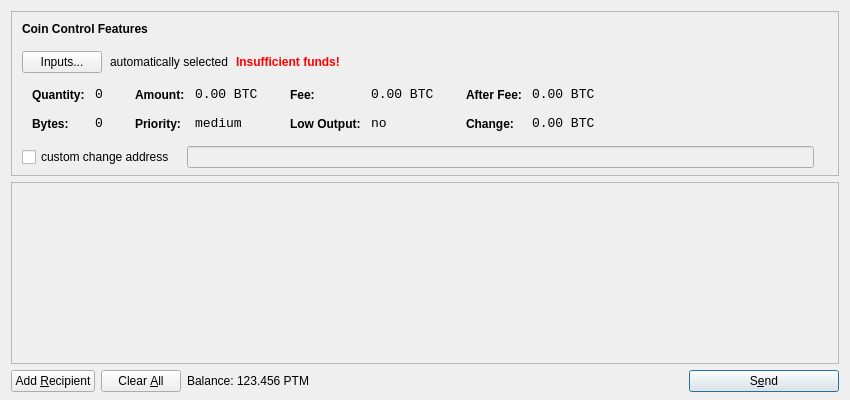
<?xml version="1.0" encoding="UTF-8"?>
<ui version="4.0">
 <class>SendCoinsDialog</class>
 <widget class="QDialog" name="SendCoinsDialog">
  <property name="geometry">
   <rect>
    <x>0</x>
    <y>0</y>
    <width>850</width>
    <height>400</height>
   </rect>
  </property>
  <property name="windowTitle">
   <string>Send Coins</string>
  </property>
  <layout class="QVBoxLayout" name="verticalLayout" stretch="0,1,0">
   <property name="bottomMargin">
    <number>8</number>
   </property>
   <item>
    <widget class="QFrame" name="frameCoinControl">
     <property name="sizePolicy">
      <sizepolicy hsizetype="Expanding" vsizetype="Expanding">
       <horstretch>0</horstretch>
       <verstretch>0</verstretch>
      </sizepolicy>
     </property>
     <property name="maximumSize">
      <size>
       <width>16777215</width>
       <height>16777215</height>
      </size>
     </property>
     <property name="frameShape">
      <enum>QFrame::StyledPanel</enum>
     </property>
     <property name="frameShadow">
      <enum>QFrame::Sunken</enum>
     </property>
     <layout class="QVBoxLayout" name="verticalLayoutCoinControl2">
      <property name="spacing">
       <number>-1</number>
      </property>
      <property name="leftMargin">
       <number>0</number>
      </property>
      <property name="topMargin">
       <number>0</number>
      </property>
      <property name="rightMargin">
       <number>0</number>
      </property>
      <property name="bottomMargin">
       <number>6</number>
      </property>
      <item>
       <layout class="QVBoxLayout" name="verticalLayoutCoinControl" stretch="0,0,0,0,1">
        <property name="spacing">
         <number>0</number>
        </property>
        <property name="leftMargin">
         <number>10</number>
        </property>
        <property name="topMargin">
         <number>10</number>
        </property>
        <item>
         <layout class="QHBoxLayout" name="horizontalLayoutCoinControl1">
          <property name="bottomMargin">
           <number>15</number>
          </property>
          <item>
           <widget class="QLabel" name="labelCoinControlFeatures">
            <property name="sizePolicy">
             <sizepolicy hsizetype="Preferred" vsizetype="Maximum">
              <horstretch>0</horstretch>
              <verstretch>0</verstretch>
             </sizepolicy>
            </property>
            <property name="font">
             <font>
              <weight>75</weight>
              <bold>true</bold>
             </font>
            </property>
            <property name="styleSheet">
             <string notr="true">font-weight:bold;</string>
            </property>
            <property name="text">
             <string>Coin Control Features</string>
            </property>
           </widget>
          </item>
         </layout>
        </item>
        <item>
         <layout class="QHBoxLayout" name="horizontalLayoutCoinControl2" stretch="0,0,0,0">
          <property name="spacing">
           <number>8</number>
          </property>
          <property name="bottomMargin">
           <number>10</number>
          </property>
          <item>
           <widget class="QPushButton" name="pushButtonCoinControl">
            <property name="styleSheet">
             <string notr="true"/>
            </property>
            <property name="text">
             <string>Inputs...</string>
            </property>
           </widget>
          </item>
          <item>
           <widget class="QLabel" name="labelCoinControlAutomaticallySelected">
            <property name="text">
             <string>automatically selected</string>
            </property>
            <property name="margin">
             <number>5</number>
            </property>
           </widget>
          </item>
          <item>
           <widget class="QLabel" name="labelCoinControlInsuffFunds">
            <property name="font">
             <font>
              <weight>75</weight>
              <bold>true</bold>
             </font>
            </property>
            <property name="styleSheet">
             <string notr="true">color:red;font-weight:bold;</string>
            </property>
            <property name="text">
             <string>Insufficient funds!</string>
            </property>
            <property name="margin">
             <number>5</number>
            </property>
           </widget>
          </item>
          <item>
           <spacer name="horizontalSpacerCoinControl">
            <property name="orientation">
             <enum>Qt::Horizontal</enum>
            </property>
            <property name="sizeHint" stdset="0">
             <size>
              <width>40</width>
              <height>1</height>
             </size>
            </property>
           </spacer>
          </item>
         </layout>
        </item>
        <item>
         <widget class="QWidget" name="widgetCoinControl" native="true">
          <property name="sizePolicy">
           <sizepolicy hsizetype="Preferred" vsizetype="Preferred">
            <horstretch>0</horstretch>
            <verstretch>0</verstretch>
           </sizepolicy>
          </property>
          <property name="minimumSize">
           <size>
            <width>0</width>
            <height>0</height>
           </size>
          </property>
          <property name="styleSheet">
           <string notr="true"/>
          </property>
          <layout class="QHBoxLayout" name="horizontalLayoutCoinControl5">
           <property name="margin">
            <number>0</number>
           </property>
           <item>
            <layout class="QHBoxLayout" name="horizontalLayoutCoinControl3" stretch="0,0,0,1">
             <property name="spacing">
              <number>20</number>
             </property>
             <property name="topMargin">
              <number>0</number>
             </property>
             <property name="bottomMargin">
              <number>10</number>
             </property>
             <item>
              <layout class="QFormLayout" name="formLayoutCoinControl1">
               <property name="horizontalSpacing">
                <number>10</number>
               </property>
               <property name="verticalSpacing">
                <number>14</number>
               </property>
               <property name="leftMargin">
                <number>10</number>
               </property>
               <property name="topMargin">
                <number>4</number>
               </property>
               <property name="rightMargin">
                <number>6</number>
               </property>
               <item row="0" column="0">
                <widget class="QLabel" name="labelCoinControlQuantityText">
                 <property name="styleSheet">
                  <string notr="true">font-weight:bold;</string>
                 </property>
                 <property name="text">
                  <string>Quantity:</string>
                 </property>
                 <property name="margin">
                  <number>0</number>
                 </property>
                </widget>
               </item>
               <item row="0" column="1">
                <widget class="QLabel" name="labelCoinControlQuantity">
                 <property name="font">
                  <font>
                   <family>Monospace</family>
                   <pointsize>10</pointsize>
                  </font>
                 </property>
                 <property name="cursor">
                  <cursorShape>IBeamCursor</cursorShape>
                 </property>
                 <property name="contextMenuPolicy">
                  <enum>Qt::ActionsContextMenu</enum>
                 </property>
                 <property name="text">
                  <string notr="true">0</string>
                 </property>
                 <property name="margin">
                  <number>0</number>
                 </property>
                 <property name="textInteractionFlags">
                  <set>Qt::LinksAccessibleByMouse|Qt::TextSelectableByKeyboard|Qt::TextSelectableByMouse</set>
                 </property>
                </widget>
               </item>
               <item row="1" column="0">
                <widget class="QLabel" name="labelCoinControlBytesText">
                 <property name="styleSheet">
                  <string notr="true">font-weight:bold;</string>
                 </property>
                 <property name="text">
                  <string>Bytes:</string>
                 </property>
                </widget>
               </item>
               <item row="1" column="1">
                <widget class="QLabel" name="labelCoinControlBytes">
                 <property name="font">
                  <font>
                   <family>Monospace</family>
                   <pointsize>10</pointsize>
                  </font>
                 </property>
                 <property name="cursor">
                  <cursorShape>IBeamCursor</cursorShape>
                 </property>
                 <property name="contextMenuPolicy">
                  <enum>Qt::ActionsContextMenu</enum>
                 </property>
                 <property name="text">
                  <string notr="true">0</string>
                 </property>
                 <property name="textInteractionFlags">
                  <set>Qt::LinksAccessibleByMouse|Qt::TextSelectableByKeyboard|Qt::TextSelectableByMouse</set>
                 </property>
                </widget>
               </item>
              </layout>
             </item>
             <item>
              <layout class="QFormLayout" name="formLayoutCoinControl2">
               <property name="horizontalSpacing">
                <number>10</number>
               </property>
               <property name="verticalSpacing">
                <number>14</number>
               </property>
               <property name="leftMargin">
                <number>6</number>
               </property>
               <property name="topMargin">
                <number>4</number>
               </property>
               <property name="rightMargin">
                <number>6</number>
               </property>
               <item row="0" column="0">
                <widget class="QLabel" name="labelCoinControlAmountText">
                 <property name="styleSheet">
                  <string notr="true">font-weight:bold;</string>
                 </property>
                 <property name="text">
                  <string>Amount:</string>
                 </property>
                 <property name="margin">
                  <number>0</number>
                 </property>
                </widget>
               </item>
               <item row="0" column="1">
                <widget class="QLabel" name="labelCoinControlAmount">
                 <property name="font">
                  <font>
                   <family>Monospace</family>
                   <pointsize>10</pointsize>
                  </font>
                 </property>
                 <property name="cursor">
                  <cursorShape>IBeamCursor</cursorShape>
                 </property>
                 <property name="contextMenuPolicy">
                  <enum>Qt::ActionsContextMenu</enum>
                 </property>
                 <property name="text">
                  <string notr="true">0.00 BTC</string>
                 </property>
                 <property name="textInteractionFlags">
                  <set>Qt::LinksAccessibleByMouse|Qt::TextSelectableByKeyboard|Qt::TextSelectableByMouse</set>
                 </property>
                </widget>
               </item>
               <item row="1" column="0">
                <widget class="QLabel" name="labelCoinControlPriorityText">
                 <property name="styleSheet">
                  <string notr="true">font-weight:bold;</string>
                 </property>
                 <property name="text">
                  <string>Priority:</string>
                 </property>
                </widget>
               </item>
               <item row="1" column="1">
                <widget class="QLabel" name="labelCoinControlPriority">
                 <property name="font">
                  <font>
                   <family>Monospace</family>
                   <pointsize>10</pointsize>
                  </font>
                 </property>
                 <property name="cursor">
                  <cursorShape>IBeamCursor</cursorShape>
                 </property>
                 <property name="contextMenuPolicy">
                  <enum>Qt::ActionsContextMenu</enum>
                 </property>
                 <property name="text">
                  <string>medium</string>
                 </property>
                 <property name="textInteractionFlags">
                  <set>Qt::LinksAccessibleByMouse|Qt::TextSelectableByKeyboard|Qt::TextSelectableByMouse</set>
                 </property>
                </widget>
               </item>
              </layout>
             </item>
             <item>
              <layout class="QFormLayout" name="formLayoutCoinControl3">
               <property name="horizontalSpacing">
                <number>10</number>
               </property>
               <property name="verticalSpacing">
                <number>14</number>
               </property>
               <property name="leftMargin">
                <number>6</number>
               </property>
               <property name="topMargin">
                <number>4</number>
               </property>
               <property name="rightMargin">
                <number>6</number>
               </property>
               <item row="0" column="0">
                <widget class="QLabel" name="labelCoinControlFeeText">
                 <property name="styleSheet">
                  <string notr="true">font-weight:bold;</string>
                 </property>
                 <property name="text">
                  <string>Fee:</string>
                 </property>
                 <property name="margin">
                  <number>0</number>
                 </property>
                </widget>
               </item>
               <item row="0" column="1">
                <widget class="QLabel" name="labelCoinControlFee">
                 <property name="font">
                  <font>
                   <family>Monospace</family>
                   <pointsize>10</pointsize>
                  </font>
                 </property>
                 <property name="cursor">
                  <cursorShape>IBeamCursor</cursorShape>
                 </property>
                 <property name="contextMenuPolicy">
                  <enum>Qt::ActionsContextMenu</enum>
                 </property>
                 <property name="text">
                  <string notr="true">0.00 BTC</string>
                 </property>
                 <property name="textInteractionFlags">
                  <set>Qt::LinksAccessibleByMouse|Qt::TextSelectableByKeyboard|Qt::TextSelectableByMouse</set>
                 </property>
                </widget>
               </item>
               <item row="1" column="0">
                <widget class="QLabel" name="labelCoinControlLowOutputText">
                 <property name="styleSheet">
                  <string notr="true">font-weight:bold;</string>
                 </property>
                 <property name="text">
                  <string>Low Output:</string>
                 </property>
                </widget>
               </item>
               <item row="1" column="1">
                <widget class="QLabel" name="labelCoinControlLowOutput">
                 <property name="font">
                  <font>
                   <family>Monospace</family>
                   <pointsize>10</pointsize>
                  </font>
                 </property>
                 <property name="cursor">
                  <cursorShape>IBeamCursor</cursorShape>
                 </property>
                 <property name="contextMenuPolicy">
                  <enum>Qt::ActionsContextMenu</enum>
                 </property>
                 <property name="text">
                  <string>no</string>
                 </property>
                 <property name="textInteractionFlags">
                  <set>Qt::LinksAccessibleByMouse|Qt::TextSelectableByKeyboard|Qt::TextSelectableByMouse</set>
                 </property>
                </widget>
               </item>
              </layout>
             </item>
             <item>
              <layout class="QFormLayout" name="formLayoutCoinControl4">
               <property name="horizontalSpacing">
                <number>10</number>
               </property>
               <property name="verticalSpacing">
                <number>14</number>
               </property>
               <property name="leftMargin">
                <number>6</number>
               </property>
               <property name="topMargin">
                <number>4</number>
               </property>
               <property name="rightMargin">
                <number>6</number>
               </property>
               <item row="0" column="0">
                <widget class="QLabel" name="labelCoinControlAfterFeeText">
                 <property name="styleSheet">
                  <string notr="true">font-weight:bold;</string>
                 </property>
                 <property name="text">
                  <string>After Fee:</string>
                 </property>
                 <property name="margin">
                  <number>0</number>
                 </property>
                </widget>
               </item>
               <item row="0" column="1">
                <widget class="QLabel" name="labelCoinControlAfterFee">
                 <property name="font">
                  <font>
                   <family>Monospace</family>
                   <pointsize>10</pointsize>
                  </font>
                 </property>
                 <property name="cursor">
                  <cursorShape>IBeamCursor</cursorShape>
                 </property>
                 <property name="contextMenuPolicy">
                  <enum>Qt::ActionsContextMenu</enum>
                 </property>
                 <property name="text">
                  <string notr="true">0.00 BTC</string>
                 </property>
                 <property name="textInteractionFlags">
                  <set>Qt::LinksAccessibleByMouse|Qt::TextSelectableByKeyboard|Qt::TextSelectableByMouse</set>
                 </property>
                </widget>
               </item>
               <item row="1" column="0">
                <widget class="QLabel" name="labelCoinControlChangeText">
                 <property name="styleSheet">
                  <string notr="true">font-weight:bold;</string>
                 </property>
                 <property name="text">
                  <string>Change:</string>
                 </property>
                </widget>
               </item>
               <item row="1" column="1">
                <widget class="QLabel" name="labelCoinControlChange">
                 <property name="font">
                  <font>
                   <family>Monospace</family>
                   <pointsize>10</pointsize>
                  </font>
                 </property>
                 <property name="cursor">
                  <cursorShape>IBeamCursor</cursorShape>
                 </property>
                 <property name="contextMenuPolicy">
                  <enum>Qt::ActionsContextMenu</enum>
                 </property>
                 <property name="text">
                  <string notr="true">0.00 BTC</string>
                 </property>
                 <property name="textInteractionFlags">
                  <set>Qt::LinksAccessibleByMouse|Qt::TextSelectableByKeyboard|Qt::TextSelectableByMouse</set>
                 </property>
                </widget>
               </item>
              </layout>
             </item>
            </layout>
           </item>
          </layout>
         </widget>
        </item>
        <item>
         <layout class="QHBoxLayout" name="horizontalLayoutCoinControl4" stretch="0,0,0">
          <property name="spacing">
           <number>12</number>
          </property>
          <property name="sizeConstraint">
           <enum>QLayout::SetDefaultConstraint</enum>
          </property>
          <property name="topMargin">
           <number>5</number>
          </property>
          <property name="rightMargin">
           <number>5</number>
          </property>
          <item>
           <widget class="QCheckBox" name="checkBoxCoinControlChange">
            <property name="text">
             <string>custom change address</string>
            </property>
           </widget>
          </item>
          <item>
           <widget class="QLineEdit" name="lineEditCoinControlChange">
            <property name="enabled">
             <bool>false</bool>
            </property>
            <property name="sizePolicy">
             <sizepolicy hsizetype="Expanding" vsizetype="Fixed">
              <horstretch>0</horstretch>
              <verstretch>0</verstretch>
             </sizepolicy>
            </property>
           </widget>
          </item>
          <item>
           <widget class="QLabel" name="labelCoinControlChangeLabel">
            <property name="sizePolicy">
             <sizepolicy hsizetype="Preferred" vsizetype="Expanding">
              <horstretch>0</horstretch>
              <verstretch>0</verstretch>
             </sizepolicy>
            </property>
            <property name="minimumSize">
             <size>
              <width>0</width>
              <height>0</height>
             </size>
            </property>
            <property name="text">
             <string/>
            </property>
            <property name="margin">
             <number>3</number>
            </property>
           </widget>
          </item>
         </layout>
        </item>
        <item>
         <spacer name="verticalSpacerCoinControl">
          <property name="orientation">
           <enum>Qt::Vertical</enum>
          </property>
          <property name="sizeHint" stdset="0">
           <size>
            <width>800</width>
            <height>1</height>
           </size>
          </property>
         </spacer>
        </item>
       </layout>
      </item>
     </layout>
    </widget>
   </item>
   <item>
    <widget class="QScrollArea" name="scrollArea">
     <property name="widgetResizable">
      <bool>true</bool>
     </property>
     <widget class="QWidget" name="scrollAreaWidgetContents">
      <property name="geometry">
       <rect>
        <x>0</x>
        <y>0</y>
        <width>830</width>
        <height>165</height>
       </rect>
      </property>
      <layout class="QVBoxLayout" name="verticalLayout_2">
       <property name="margin">
        <number>0</number>
       </property>
       <item>
        <layout class="QVBoxLayout" name="entries">
         <property name="spacing">
          <number>6</number>
         </property>
        </layout>
       </item>
       <item>
        <spacer name="verticalSpacer">
         <property name="orientation">
          <enum>Qt::Vertical</enum>
         </property>
         <property name="sizeHint" stdset="0">
          <size>
           <width>20</width>
           <height>40</height>
          </size>
         </property>
        </spacer>
       </item>
      </layout>
     </widget>
    </widget>
   </item>
   <item>
    <layout class="QHBoxLayout" name="horizontalLayout">
     <item>
      <widget class="QPushButton" name="addButton">
       <property name="toolTip">
        <string>Send to multiple recipients at once</string>
       </property>
       <property name="text">
        <string>Add &amp;Recipient</string>
       </property>
       <property name="icon">
        <iconset resource="../bitcoin.qrc">
         <normaloff>:/icons/add</normaloff>:/icons/add</iconset>
       </property>
       <property name="autoDefault">
        <bool>false</bool>
       </property>
      </widget>
     </item>
     <item>
      <widget class="QPushButton" name="clearButton">
       <property name="sizePolicy">
        <sizepolicy hsizetype="Minimum" vsizetype="Fixed">
         <horstretch>0</horstretch>
         <verstretch>0</verstretch>
        </sizepolicy>
       </property>
       <property name="toolTip">
        <string>Remove all transaction fields</string>
       </property>
       <property name="text">
        <string>Clear &amp;All</string>
       </property>
       <property name="icon">
        <iconset resource="../bitcoin.qrc">
         <normaloff>:/icons/remove</normaloff>:/icons/remove</iconset>
       </property>
       <property name="autoRepeatDelay">
        <number>300</number>
       </property>
       <property name="autoDefault">
        <bool>false</bool>
       </property>
      </widget>
     </item>
     <item>
      <layout class="QHBoxLayout" name="horizontalLayout_2">
       <property name="spacing">
        <number>3</number>
       </property>
       <item>
        <widget class="QLabel" name="label">
         <property name="text">
          <string>Balance:</string>
         </property>
        </widget>
       </item>
       <item>
        <widget class="QLabel" name="labelBalance">
         <property name="cursor">
          <cursorShape>IBeamCursor</cursorShape>
         </property>
         <property name="text">
          <string>123.456 PTM</string>
         </property>
         <property name="textInteractionFlags">
          <set>Qt::LinksAccessibleByMouse|Qt::TextSelectableByKeyboard|Qt::TextSelectableByMouse</set>
         </property>
        </widget>
       </item>
      </layout>
     </item>
     <item>
      <spacer name="horizontalSpacer">
       <property name="orientation">
        <enum>Qt::Horizontal</enum>
       </property>
       <property name="sizeHint" stdset="0">
        <size>
         <width>40</width>
         <height>20</height>
        </size>
       </property>
      </spacer>
     </item>
     <item>
      <widget class="QPushButton" name="sendButton">
       <property name="minimumSize">
        <size>
         <width>150</width>
         <height>0</height>
        </size>
       </property>
       <property name="toolTip">
        <string>Confirm the send action</string>
       </property>
       <property name="text">
        <string>S&amp;end</string>
       </property>
       <property name="icon">
        <iconset resource="../bitcoin.qrc">
         <normaloff>:/icons/send</normaloff>:/icons/send</iconset>
       </property>
       <property name="default">
        <bool>true</bool>
       </property>
      </widget>
     </item>
    </layout>
   </item>
  </layout>
 </widget>
 <resources>
  <include location="../bitcoin.qrc"/>
 </resources>
 <connections/>
</ui>
